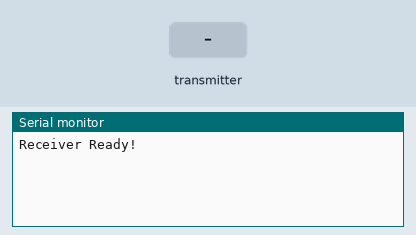
A sketch run on a simulated Arduino Uno, built with avr-gcc and run on an emulated ATmega328P. Shown: the last lines printed to the serial monitor. The inputs (shaded band) are chosen by the test bench. No radio packets arrive unless stated.

Above: at 1.2 s.
1.3 s: the transmitter starts sending ax = 0
At 1.37 s:
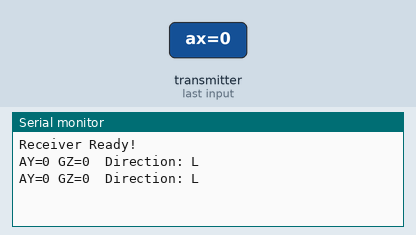
3.2 s: the transmitter starts sending ay = 256
At 3.27 s:
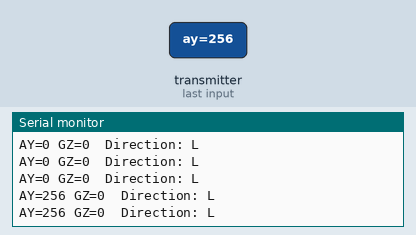
4.7 s: the transmitter starts sending gz = 256
At 4.77 s:
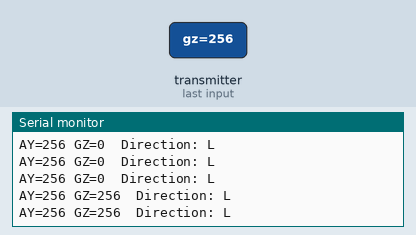

The sketch:

Reciver.ino
```cpp
#include <SPI.h>
#include <nRF24L01.h>
#include <RF24.h>

#define CE_PIN 9
#define CSN_PIN 10

RF24 radio(CE_PIN, CSN_PIN);
const byte address[6] = "00001";

struct SensorData {
  int16_t ax, ay, az;
  int16_t gx, gy, gz;
};

SensorData data;

void setup() {
  Serial.begin(115200);
  radio.begin();
  radio.openReadingPipe(0, address);
  radio.startListening();
  Serial.println("Receiver Ready!");
}

void loop() {
  if (radio.available()) {
    radio.read(&data, sizeof(data));

    int GZ = data.gz;
    int AY = data.ay;

    char direction;

    if (GZ >-130) {
      direction = 'L'; // More positive GZ means left
    } else if (GZ < -200) {
      direction = 'R'; // More negative GZ means right
    } else {
      direction = 'S'; // Otherwise, it's straight
    }

    Serial.print("AY="); Serial.print(AY);
    Serial.print(" GZ="); Serial.print(GZ);
    Serial.print("  Direction: ");
    Serial.println(direction);
  }
}
```

Measured:
- after the input at 1.3 s, the serial monitor: prints a new line at once (image 1)
- after the input at 3.2 s, the serial monitor: prints a new line at once (image 2)
- after the input at 4.7 s, the serial monitor: prints a new line at once (image 3)
